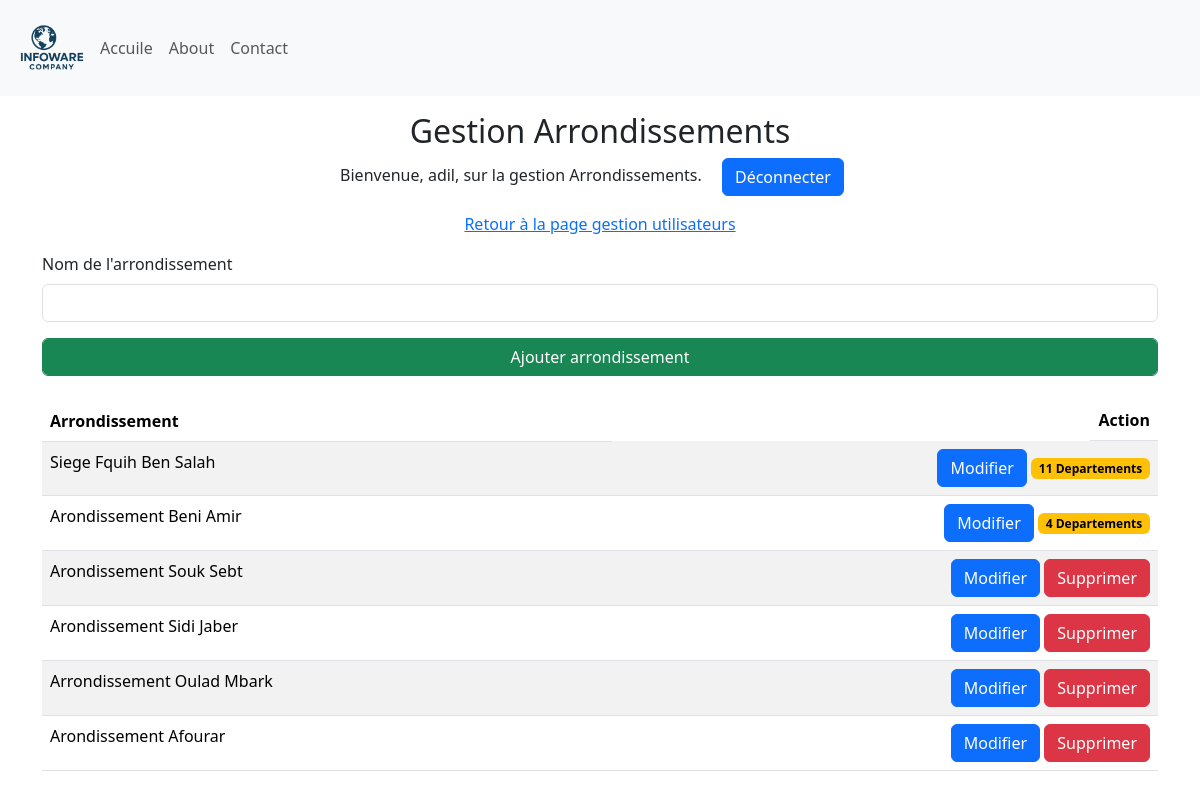
The app's page /manage_Arrondissements (signed in) with its own data.
### Site/models.py (models this page shows, shortened)
class Arondissement(db.Model):
    id = db.Column(db.Integer, primary_key=True)
    arondissement = db.Column(db.String(25), unique=True, nullable=False)
    departement = db.relationship('Departement', backref='Departement', lazy=True)

### Site/dashbord/arrondissement.py (the view, shortened to what this page needs)
@arrondissement.route('/manage_Arrondissements', methods=['GET', 'POST'])
def manage_Arrondissements():
    if 'user' not in session:
        return redirect(url_for('admin.admin'))
    arrondissements = Arondissement.query.all()
    return render_template('manage_Arrondissements.html', name=session['user'], arrondissements=arrondissements)

### Site/templates/manage_Arrondissements.html (shortened to what this page needs)
{% extends 'base.html' %}
{% block body %}
<div class="container-fluid">
    <div class="row">
        <div class="col-12  my-3">
            <div class="text-center">
                <h2>Gestion Arrondissements </h2>
                <p>Bienvenue, {{ name }}, sur la gestion Arrondissements. <a class="mx-3 btn btn-primary" href="{{ url_for('admin.logout') }}"">Déconnecter</a></p>
                <p><a href="{{ url_for('dashbord.manage_users') }}">Retour à la page gestion utilisateurs</a> </p>
            </div>
            <div class="container">
                <form method="POST">
                    <div class="mb-3">
                        <label for="arrondissementName" class="form-label">Nom de l'arrondissement</label>
                        <input type="text" class="form-control" id="arrondissementName" name="arrondissementName" required>
                    </div>
                    <button type="submit" class="form-control btn btn-success">Ajouter arrondissement</button>
                </form>
                <table class="table table-striped mt-4 ">
                    <thead>
                        <tr>
                          <th scope="col">Arrondissement</th>
                          <th class="float-end" scope="col">Action</th>
                        </tr>
                      </thead>
                      <tbody>
                        {% for arrondissement in arrondissements %}
                        <tr>
                          <td>{{ arrondissement.arondissement }}</td>
                          <td>
                            <div class="btn-group float-end" role="group" aria-label="Basic example">
                                <form method="POST" action="{{ url_for('arrondissement.delete_arrondissement', arrondissement_id=arrondissement.id) }}" onsubmit="return confirm('Êtes-vous sûr de vouloir supprimer cet arrondissement ?');">
                                    <a href="{{ url_for('arrondissement.update_arrondissement', arrondissement_id=arrondissement.id) }}" class="btn btn-primary">Modifier</a>
                                    {% if arrondissement.departement | length == 0 %}
                                        <button type="submit" class="btn btn-danger">Supprimer</button>
                                    {% else %}
                                        <span class="badge text-bg-warning"> {{ arrondissement.departement | length }} Departements</span>
                                    {% endif %}
                                </form>
                            </div>
                          </td>
                        </tr>
                        {% endfor %}
                </table>
            </div>
        </div>
    </div>
</div>
{% endblock %}

### Site/static/style.css (style rules this page uses)
* { margin: 0; padding: 0; box-sizing: border-box; }
:root { --primary-color: #0056b3; --secondary-color: #f8f9fa; --text-color: #333; --highlight-color: #007bff; }
body { font-family: 'Segoe UI', Tahoma, Geneva, Verdana, sans-serif; }

### records on screen
Arondissement: arondissement "Siege Fquih Ben Salah", departement|length "11"
Arondissement: arondissement "Arondissement Beni Amir", departement|length "4"
Arondissement: arondissement "Arondissement Souk Sebt", shows "Supprimer"
Arondissement: arondissement "Arondissement Sidi Jaber", shows "Supprimer"
Arondissement: arondissement "Arrondissement Oulad Mbark", shows "Supprimer"
Arondissement: arondissement "Arondissement Afourar", shows "Supprimer"

### other values on screen
{{ name }} "adil"
